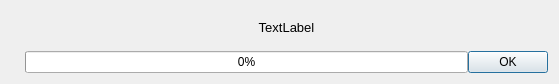
<?xml version="1.0" encoding="UTF-8"?>
<ui version="4.0">
 <class>Dialog</class>
 <widget class="QDialog" name="Dialog">
  <property name="geometry">
   <rect>
    <x>0</x>
    <y>0</y>
    <width>559</width>
    <height>84</height>
   </rect>
  </property>
  <property name="windowTitle">
   <string>Dialog</string>
  </property>
  <layout class="QHBoxLayout" name="mainLayout">
   <property name="spacing">
    <number>7</number>
   </property>
   <item>
    <widget class="QLabel" name="imgDialog">
     <property name="text">
      <string/>
     </property>
     <property name="alignment">
      <set>Qt::AlignCenter</set>
     </property>
    </widget>
   </item>
   <item>
    <layout class="QVBoxLayout" name="verticalLayout">
     <property name="spacing">
      <number>7</number>
     </property>
     <item>
      <widget class="QLabel" name="textDialog">
       <property name="font">
        <font>
         <pointsize>10</pointsize>
        </font>
       </property>
       <property name="text">
        <string>TextLabel</string>
       </property>
       <property name="alignment">
        <set>Qt::AlignCenter</set>
       </property>
      </widget>
     </item>
     <item>
      <layout class="QHBoxLayout" name="horizontalLayout">
       <property name="spacing">
        <number>0</number>
       </property>
       <item>
        <widget class="QProgressBar" name="progressBar">
         <property name="value">
          <number>0</number>
         </property>
        </widget>
       </item>
       <item>
        <widget class="QDialogButtonBox" name="buttonBox">
         <property name="sizePolicy">
          <sizepolicy hsizetype="Maximum" vsizetype="Fixed">
           <horstretch>0</horstretch>
           <verstretch>0</verstretch>
          </sizepolicy>
         </property>
         <property name="standardButtons">
          <set>QDialogButtonBox::Ok</set>
         </property>
         <property name="centerButtons">
          <bool>true</bool>
         </property>
        </widget>
       </item>
      </layout>
     </item>
    </layout>
   </item>
  </layout>
 </widget>
 <resources/>
 <connections/>
</ui>
